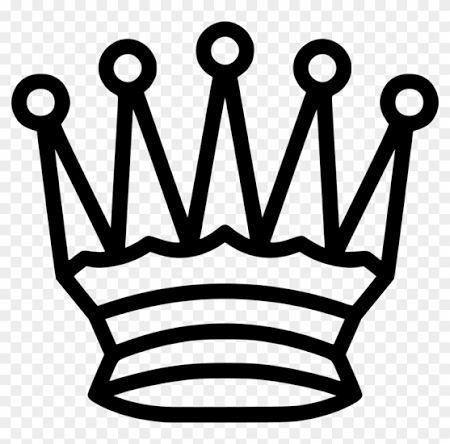
#> input picture queen.png, 450 x 444 px
$ python 8damy.py
#> lines starting #> are read from the running program, lines starting #| are printed output that depends on the picture
import PIL
from PIL import Image,ImageDraw
import random

chessboard = []
vsetky_riesenia = []
counter = 0
size_sq = 50
number = 8
width = size_sq * number
height = size_sq * number
col_b =  (0, 0, 0)
col_w = (255, 255, 255)

def createImage():
    image = Image.new('RGB', (width, height))
#> image: PIL image 400x400 RGB; every value is 0
    draw = ImageDraw.Draw(image)
    for riadok in range(number):
        for stlpec in range(number):
            x1 = size_sq * stlpec
            y1 = size_sq * riadok
            x2 = x1 + size_sq
            y2 = y1 + size_sq
            if (riadok + stlpec) % 2 == 1:
                color = col_w
            else:
                color = col_b
            draw.rectangle([x1,y1,x2,y2], fill=color)
createImage()

def create_board ():
    global chessboard
    #chessboard = [row] * 8  # mega pruser takto to nikdy nerob !!!!!
    for i in range (8):
        row = [0] * 8
        chessboard.append(row)

def check_it (x, y):
    for i in range (0, 8):
        if chessboard[y][i] == 1:
            return False
        if chessboard[i][x] == 1:
            return False
    for i in range(0,8):    #y
        for o in range(0,8):    #x
            if i+o == x+y:
                if chessboard[i][o] == 1:
                    return False
            if i-o == y-x:
                if chessboard[i][o] == 1:
                    return False
    return True

def queens (n):
#> called with n = 0
    global chessboard , counter , vsetky_riesenia
    if n == 8:
        counter += 1
        # ulozim si toto riesenie do zoznamu vsetkych rieseni
        jedno_riesenie = []
        for riadok in chessboard:
            jedno_riesenie.append(riadok[:])
        vsetky_riesenia.append(jedno_riesenie)
        print(chessboard)
        print(counter)
        print('-----------------------------')
    else:
        for i in range (8):
            if check_it(i,n):
                chessboard[n][i] = 1
                queens(n+1)
                chessboard[n][i] = 0

def uprav_obrazok_damy ():
    dama = Image.open('queen.png')
#> dama is the input picture: PIL image 450x444 RGB; min 0, max 255, mean 176
    dama = dama.convert('RGB')
    pixely = dama.load()
    w = dama.size[0]
#> w = 450
    h = dama.size[1]
#> h = 444
    for y in range(h):
        for x in range(w):
            r, g, b = pixely[x, y]
            priemer = (r + g + b) / 3
            if priemer < 128:
                pixely[x, y] = (0, 0, 0)
            else:
                pixely[x, y] = (255, 255, 255)
    ImageDraw.floodfill(dama, (0, 0), (0, 255, 0), thresh=10)
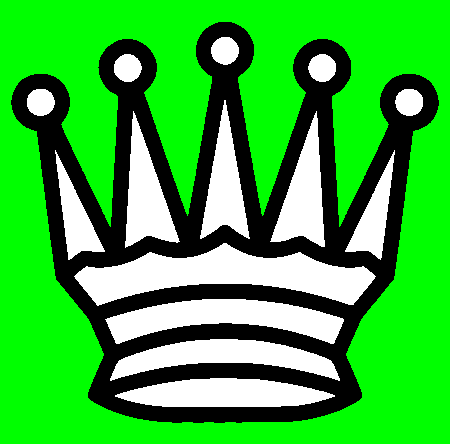
#> dama: PIL image 450x444 RGB; mean R, G, B 54.4, 182.6, 54.4
    dama = dama.convert('RGBA')
#> dama: PIL image 450x444 RGBA
    pixely = dama.load()
    for y in range(h):
        for x in range(w):
            r, g, b, a = pixely[x, y]
            if r == 0 and g == 255 and b == 0:
                pixely[x, y] = (255, 255, 255, 0)
    dama = dama.resize((size_sq, size_sq))
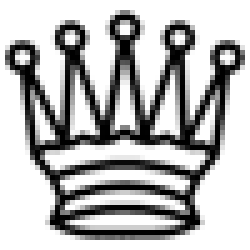
#> dama: PIL image 50x50 RGBA (shown 5 times larger); mean R, G, B, A 54.3, 54.3, 54.3, 126.8; transparent parts drawn white
    return dama

def nakresli_riesenie_s_damami ():
    riesenie = random.choice(vsetky_riesenia)
    obrazok_damy = uprav_obrazok_damy()
    image = Image.new('RGB', (width, height))
    draw = ImageDraw.Draw(image)
    for riadok in range(number):
        for stlpec in range(number):
            x1 = size_sq * stlpec
            y1 = size_sq * riadok
            x2 = x1 + size_sq
            y2 = y1 + size_sq
            if (riadok + stlpec) % 2 == 1:
                color = col_w
            else:
                color = col_b
            draw.rectangle([x1,y1,x2,y2], fill=color)
    image = image.convert('RGBA')
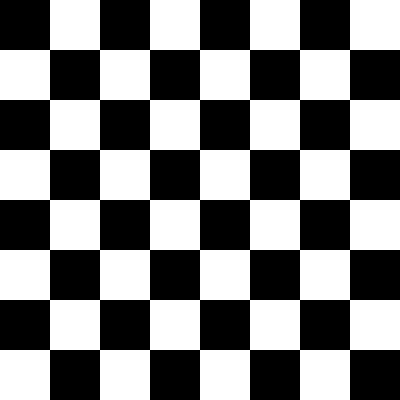
#> image: PIL image 400x400 RGBA; mean R, G, B, A 127.5, 127.5, 127.5, 255
    for riadok in range(number):
        for stlpec in range(number):
            if riesenie[riadok][stlpec] == 1:
                x1 = size_sq * stlpec
                y1 = size_sq * riadok
                image.paste(obrazok_damy, (x1, y1), obrazok_damy)
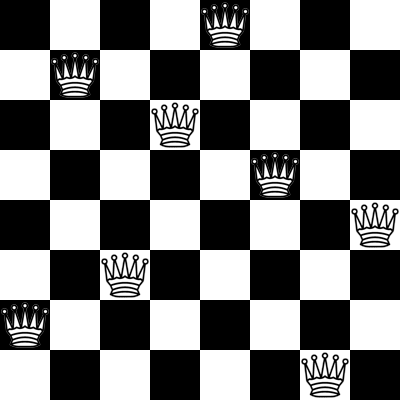
#> image: PIL image 400x400 RGBA; mean R, G, B, A 126.4, 126.4, 126.4, 254.3; transparent parts drawn white
    image.show()


create_board()
queens(0)
nakresli_riesenie_s_damami()
